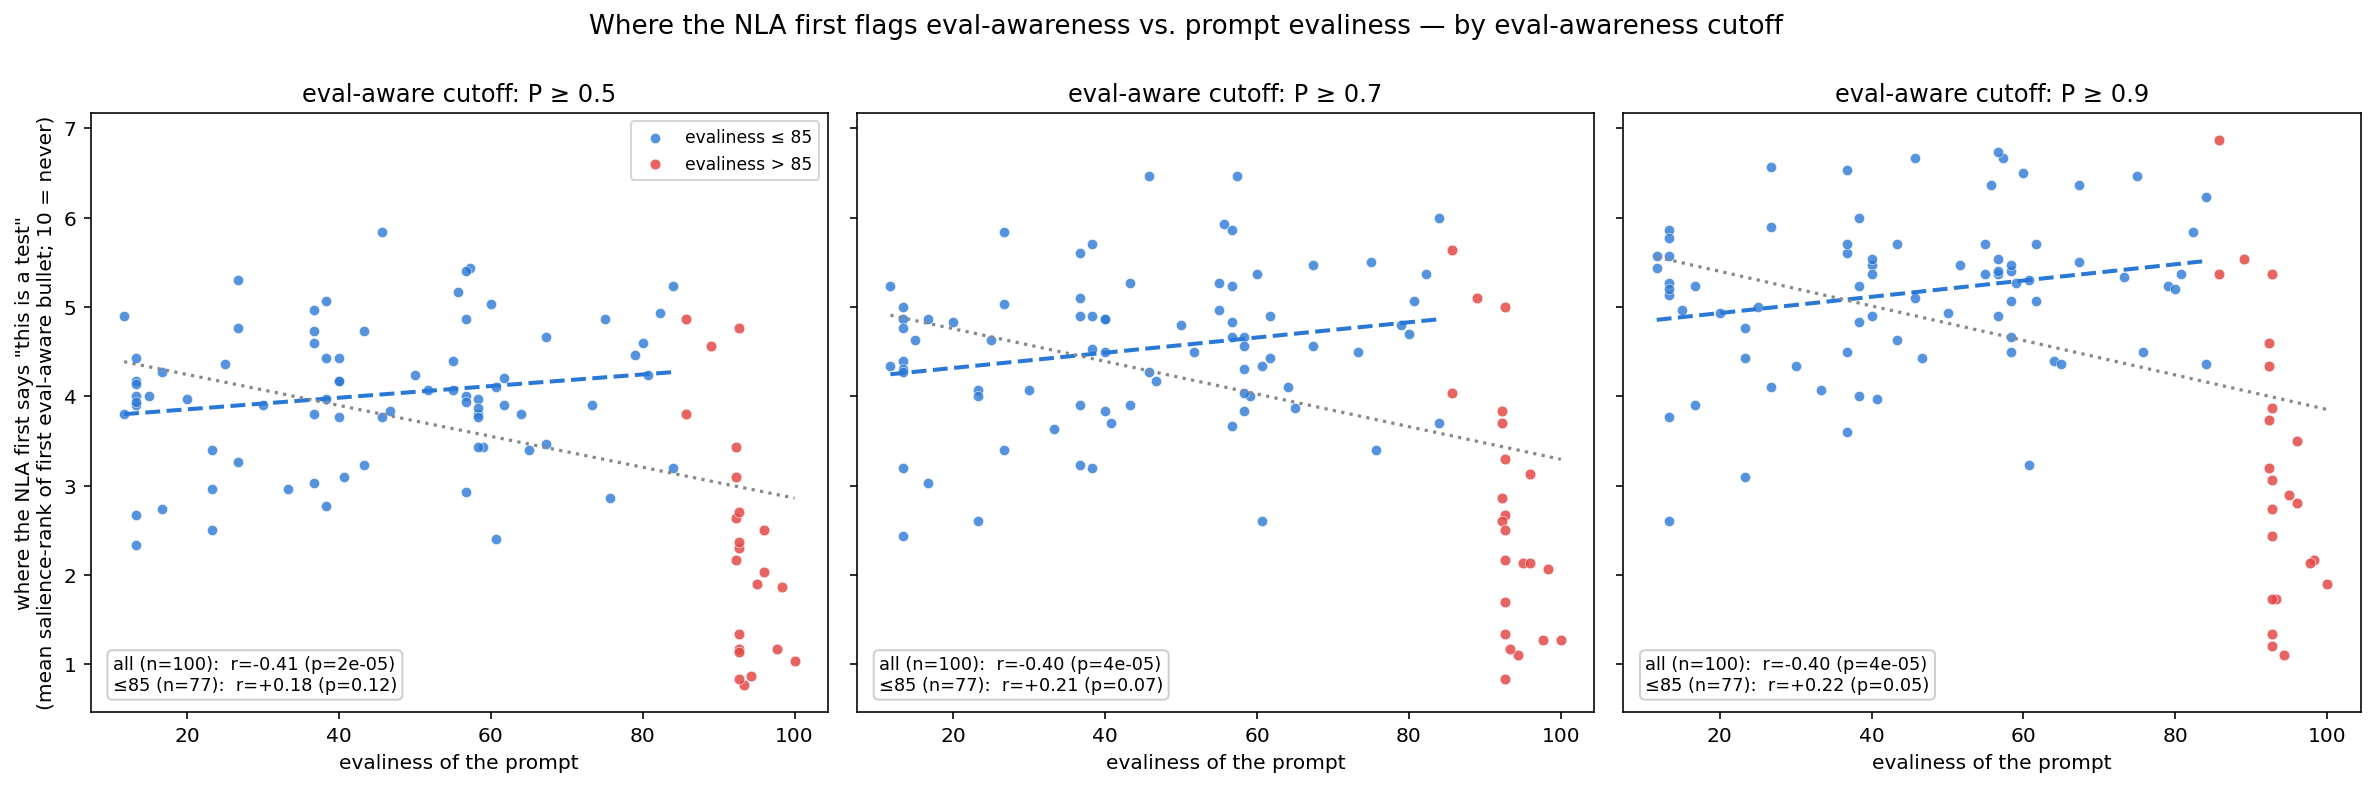

This chart was generated by the following Python code:
"""Cliff scatter at several eval-awareness thresholds (P>=0.5/0.7/0.9)."""
import json, numpy as np
from scipy.stats import pearsonr
import matplotlib; matplotlib.use("Agg")
import matplotlib.pyplot as plt
cache=json.load(open("realism_variants_line_scores.json"))
V=json.load(open("realism_variants_verb_mat_rl.json"))["variants"]
THRS=[0.5,0.7,0.9]
fig,axs=plt.subplots(1,3,figsize=(16.5,5.4),sharey=True)
for ax,thr in zip(axs,THRS):
    xs,ys=[],[]
    for v in V:
        pp=[]
        for pos in v["lines"]:
            u=[l.strip() for l in pos if l and l.strip()]
            if not u: continue
            aw=[i for i,x in enumerate(u) if cache.get(x) is not None and cache[x]>=thr]
            pp.append(aw[0] if aw else 10)
        if pp: xs.append(v["eval_score"]); ys.append(float(np.mean(pp)))
    x=np.array(xs); y=np.array(ys); lo=x<=85
    ax.scatter(x[lo],y[lo],s=26,alpha=0.8,color="#2a78d6",edgecolor="white",lw=0.3,label="evaliness ≤ 85")
    ax.scatter(x[~lo],y[~lo],s=28,alpha=0.85,color="#e34948",edgecolor="white",lw=0.3,label="evaliness > 85")
    b,a0=np.polyfit(x[lo],y[lo],1); xr=np.array([x[lo].min(),x[lo].max()]); ax.plot(xr,b*xr+a0,color="#2a78d6",lw=2,ls="--")
    b2,a2=np.polyfit(x,y,1); xr2=np.array([x.min(),x.max()]); ax.plot(xr2,b2*xr2+a2,color="#888",lw=1.6,ls=":")
    r_all,p_all=pearsonr(x,y); r_lo,p_lo=pearsonr(x[lo],y[lo])
    ax.set_title(f"eval-aware cutoff: P ≥ {thr}",fontsize=12)
    ax.set_xlabel("evaliness of the prompt")
    ax.text(0.03,0.03,f"all (n=100):  r={r_all:+.2f} (p={p_all:.0e})\n≤85 (n={lo.sum()}):  r={r_lo:+.2f} (p={p_lo:.2f})",
            transform=ax.transAxes,fontsize=8.8,va="bottom",bbox=dict(boxstyle="round",fc="white",ec="#ccc",alpha=0.95))
    if thr==THRS[0]:
        ax.set_ylabel("where the NLA first says \"this is a test\"\n(mean salience-rank of first eval-aware bullet; 10 = never)")
        ax.legend(loc="upper right",fontsize=8.5)
fig.suptitle("Where the NLA first flags eval-awareness vs. prompt evaliness — by eval-awareness cutoff",fontsize=13,y=1.0)
fig.tight_layout()
fig.savefig("realism_variants_cliff_thresholds.png",dpi=145,bbox_inches="tight")
print("[saved] realism_variants_cliff_thresholds.png")
